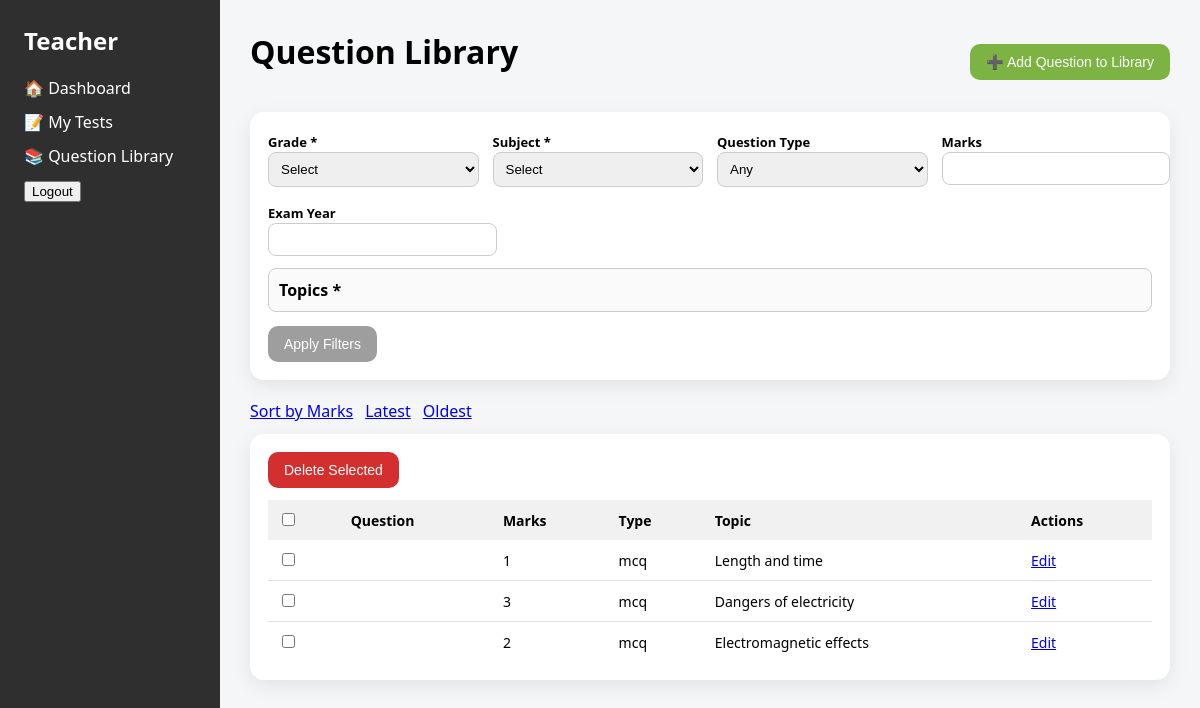
The app's page /questions/ (signed in), older data.
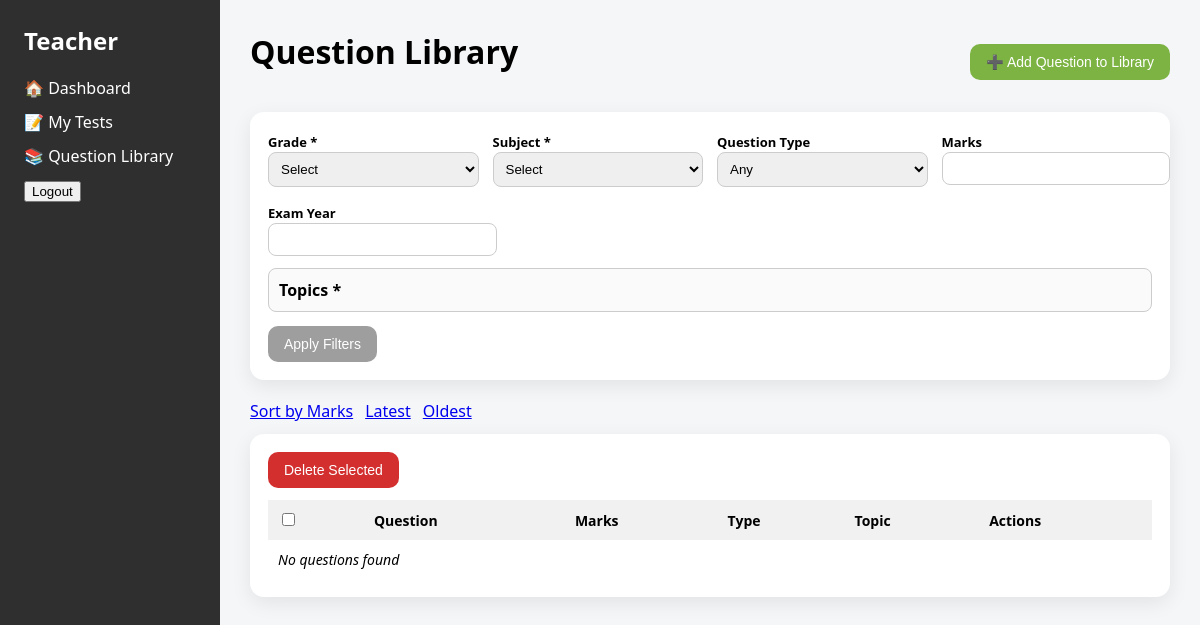
The same page, newer data.
### core/models.py (models this page shows, shortened)
class Question(models.Model):
    QUESTION_TYPES = [
        ("mcq", "MCQ"),
        ("theory", "Theory"),
        ("structured", "Structured"),
        ("practical", "Practical"),
    ]
    grade = models.ForeignKey(Grade, on_delete=models.PROTECT)
    subject = models.ForeignKey(Subject, on_delete=models.PROTECT)
    topic = models.ForeignKey(Topic, on_delete=models.PROTECT)
    learning_objectives = models.ManyToManyField(
        LearningObjective,
        related_name="questions"
    )
    question_text = models.TextField()
    answer_text = models.TextField(blank=True)
    marks = models.PositiveIntegerField(default=1)
    question_type = models.CharField(
        max_length=20,
        choices=QUESTION_TYPES
    )
    created_by = models.ForeignKey(
        User,
        on_delete=models.CASCADE,
        related_name="questions"
    )
    created_at = models.DateTimeField(auto_now_add=True)

class Topic(models.Model):
    name = models.CharField(max_length=150)
    grade = models.ForeignKey(
        Grade,
        on_delete=models.CASCADE,
        related_name="topics"
    )
    subject = models.ForeignKey(
        Subject,
        on_delete=models.CASCADE,
        related_name="topics"
    )
    class Meta:
        unique_together = ("name", "grade", "subject")
        ordering = ["grade__name", "subject__name", "name"]

### core/views.py (the view)
# urls.py: path("questions/", views.question_library, name="question_library"),
@login_required
def question_library(request):
    questions = Question.objects.filter(
        created_by=request.user
    ).select_related("grade", "subject", "topic")
    return render(
        request,
        "teacher/question_library.html",
        {"questions": questions}
    )

### core/templates/teacher/question_library.html (shortened to what this page needs)
{% extends "teacher/teacher_base.html" %}
{% block content %}
<div class="action-bar">
  <h1>Question Library</h1>
  <a href="{% url 'add_question' %}" target="_blank">
    <button class="btn green">➕ Add Question to Library</button>
  </a>
</div>
<form method="get" class="filters">
  <div class="filter-grid">
    <div>
      <label>Grade *</label>
      <select name="grade" required>
        <option value="">Select</option>
      </select>
    </div>
    <div>
      <label>Subject *</label>
      <select name="subject" required>
        <option value="">Select</option>
      </select>
    </div>
    <div>
      <label>Question Type</label>
      <select name="question_type">
        <option value="">Any</option>
      </select>
    </div>
    <div>
      <label>Marks</label>
      <input type="number" name="marks">
    </div>
    <div>
      <label>Exam Year</label>
      <input type="number" name="year">
    </div>
  </div>
  <div class="topics">
    <strong>Topics *</strong><br>
  </div>
  <div style="margin-top:14px;">
    <button class="btn gray" type="submit">Apply Filters</button>
  </div>
</form>
<div class="sort-bar">
  <a href="?sort=marks">Sort by Marks</a>
  <a href="?sort=latest">Latest</a>
  <a href="?sort=oldest">Oldest</a>
</div>
<form method="post">
<div class="table-wrap">
  <div class="bulk-actions">
    <button class="btn red" name="action" value="delete">Delete Selected</button>
  </div>
  <table>
    <thead>
      <tr>
        <th><input type="checkbox" id="selectAll"></th>
        <th>Question</th>
        <th>Marks</th>
        <th>Type</th>
        <th>Topic</th>
        <th>Actions</th>
      </tr>
    </thead>
    <tbody>
      {% for q in questions %}
      <tr>
        <td><input type="checkbox" name="selected_questions" value="{{ q.id }}"></td>
        <td>{{ q.question_text|striptags|truncatewords:18 }}</td>
        <td>{{ q.marks }}</td>
        <td>{{ q.question_type }}</td>
        <td>{{ q.topic.name }}</td>
        <td>
          <a href="{% url 'edit_question' q.id %}" target="_blank">Edit</a>
        </td>
      </tr>
      {% empty %}
      <tr>
        <td colspan="6"><em>No questions found</em></td>
      </tr>
      {% endfor %}
    </tbody>
  </table>
</div>
</form>
{% endblock %}

### core/templates/teacher/teacher_base.html (shortened to what this page needs)
<!DOCTYPE html>
<html lang="en">
<head>
</head>
<body>
<div class="page">
  <aside class="sidebar">
    <h2>Teacher</h2>
    <a href="{% url 'teacher_dashboard' %}">🏠 Dashboard</a>
    <a href="{% url 'tests_list' %}">📝 My Tests</a>
    <a href="{% url 'question_library' %}">📚 Question Library</a>
    <form method="post" action="{% url 'logout' %}">
      <button type="submit">Logout</button>
    </form>
  </aside>
  <main class="main">
    {% block content %}{% endblock %}
  </main>
</div>
</body>
</html>

### core/templates/teacher/teacher_base.html (style rules this page uses)
body { margin: 0; font-family: system-ui, -apple-system, BlinkMacSystemFont; background: #f4f6f8; }
.page { display: grid; grid-template-columns: 220px 1fr; height: 100vh; }
.sidebar { background: #2f2f2f; color: white; padding: 24px; }
.sidebar h2 { margin-top: 0; }
.sidebar a { display: block; color: white; text-decoration: none; margin: 12px 0; }
.main { padding: 30px; overflow-y: auto; }

### core/templates/teacher/question_library.html (style rules this page uses)
h1 { margin-top: 0; }
.action-bar { display: flex; justify-content: space-between; align-items: center; margin-bottom: 18px; }
.btn { border: none; padding: 10px 16px; border-radius: 10px; cursor: pointer; font-size: 14px; }
.btn.green { background: #7cb342; color: white; }
.btn.red { background: #d32f2f; color: white; }
.btn.gray { background: #9e9e9e; color: white; }
.filters { background: white; border-radius: 14px; padding: 18px; margin-bottom: 20px; box-shadow: 0 6px 20px rgba(0,0,0,.08); }
.filter-grid { display: grid; grid-template-columns: repeat(4, 1fr); gap: 14px; }
.filters label { font-weight: 600; font-size: 13px; }
.filters select, .filters input { width: 100%; padding: 8px; border-radius: 8px; border: 1px solid #ccc; }
.topics { margin-top: 12px; max-height: 140px; overflow-y: auto; border: 1px solid #ccc; border-radius: 8px; padding: 10px; background: #fafafa; }
.sort-bar { margin: 12px 0; display: flex; gap: 12px; }
.table-wrap { background: white; border-radius: 14px; padding: 18px; box-shadow: 0 6px 20px rgba(0,0,0,.08); }
table { width: 100%; border-collapse: collapse; }
th, td { text-align: left; padding: 10px; font-size: 14px; }
th { background: #f1f1f1; }
.bulk-actions { margin-bottom: 12px; }

Row changes from the older to the newer data that the page shows:
removed Question: marks "1", question_type "mcq", topic.name "Length and time"
removed Question: marks "3", question_type "mcq", topic.name "Dangers of electricity"
removed Question: marks "2", question_type "mcq", topic.name "Electromagnetic effects"
Text that changed along with them:
text now shown: "No questions found"
